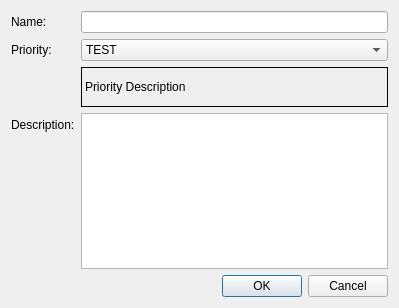
<?xml version="1.0" encoding="UTF-8"?>
<ui version="4.0">
 <class>Dialog</class>
 <widget class="QDialog" name="Dialog">
  <property name="geometry">
   <rect>
    <x>0</x>
    <y>0</y>
    <width>399</width>
    <height>308</height>
   </rect>
  </property>
  <property name="windowTitle">
   <string>Dialog</string>
  </property>
  <layout class="QVBoxLayout" name="verticalLayout">
   <item>
    <layout class="QFormLayout" name="formLayout">
     <property name="fieldGrowthPolicy">
      <enum>QFormLayout::AllNonFixedFieldsGrow</enum>
     </property>
     <item row="0" column="0">
      <widget class="QLabel" name="label_name">
       <property name="text">
        <string>Name:</string>
       </property>
      </widget>
     </item>
     <item row="0" column="1">
      <widget class="QLineEdit" name="ui_name">
       <property name="toolTip">
        <string>Set the configuration name</string>
       </property>
       <property name="statusTip">
        <string>Set the configuration name</string>
       </property>
      </widget>
     </item>
     <item row="1" column="0">
      <widget class="QLabel" name="label_priority">
       <property name="text">
        <string>Priority:</string>
       </property>
      </widget>
     </item>
     <item row="3" column="0">
      <widget class="QLabel" name="label_description">
       <property name="text">
        <string>Description:</string>
       </property>
      </widget>
     </item>
     <item row="3" column="1">
      <widget class="QTextEdit" name="ui_description">
       <property name="toolTip">
        <string>The description for this configuration. Please leave your credentials!</string>
       </property>
       <property name="statusTip">
        <string>The description for this configuration. Please leave your credentials!</string>
       </property>
      </widget>
     </item>
     <item row="1" column="1">
      <widget class="QComboBox" name="ui_priority">
       <property name="currentIndex">
        <number>0</number>
       </property>
       <item>
        <property name="text">
         <string>TEST</string>
        </property>
       </item>
       <item>
        <property name="text">
         <string>COMMISSIONED</string>
        </property>
       </item>
       <item>
        <property name="text">
         <string>SAFE</string>
        </property>
       </item>
      </widget>
     </item>
     <item row="2" column="1">
      <widget class="QLabel" name="ui_priority_text">
       <property name="minimumSize">
        <size>
         <width>0</width>
         <height>40</height>
        </size>
       </property>
       <property name="maximumSize">
        <size>
         <width>16777215</width>
         <height>400</height>
        </size>
       </property>
       <property name="frameShape">
        <enum>QFrame::Box</enum>
       </property>
       <property name="text">
        <string>Priority Description</string>
       </property>
       <property name="wordWrap">
        <bool>true</bool>
       </property>
      </widget>
     </item>
    </layout>
   </item>
   <item>
    <widget class="QDialogButtonBox" name="buttonBox">
     <property name="orientation">
      <enum>Qt::Horizontal</enum>
     </property>
     <property name="standardButtons">
      <set>QDialogButtonBox::Cancel|QDialogButtonBox::Ok</set>
     </property>
    </widget>
   </item>
  </layout>
 </widget>
 <resources/>
 <connections>
  <connection>
   <sender>buttonBox</sender>
   <signal>accepted()</signal>
   <receiver>Dialog</receiver>
   <slot>accept()</slot>
   <hints>
    <hint type="sourcelabel">
     <x>248</x>
     <y>254</y>
    </hint>
    <hint type="destinationlabel">
     <x>157</x>
     <y>274</y>
    </hint>
   </hints>
  </connection>
  <connection>
   <sender>buttonBox</sender>
   <signal>rejected()</signal>
   <receiver>Dialog</receiver>
   <slot>reject()</slot>
   <hints>
    <hint type="sourcelabel">
     <x>316</x>
     <y>260</y>
    </hint>
    <hint type="destinationlabel">
     <x>286</x>
     <y>274</y>
    </hint>
   </hints>
  </connection>
 </connections>
</ui>
